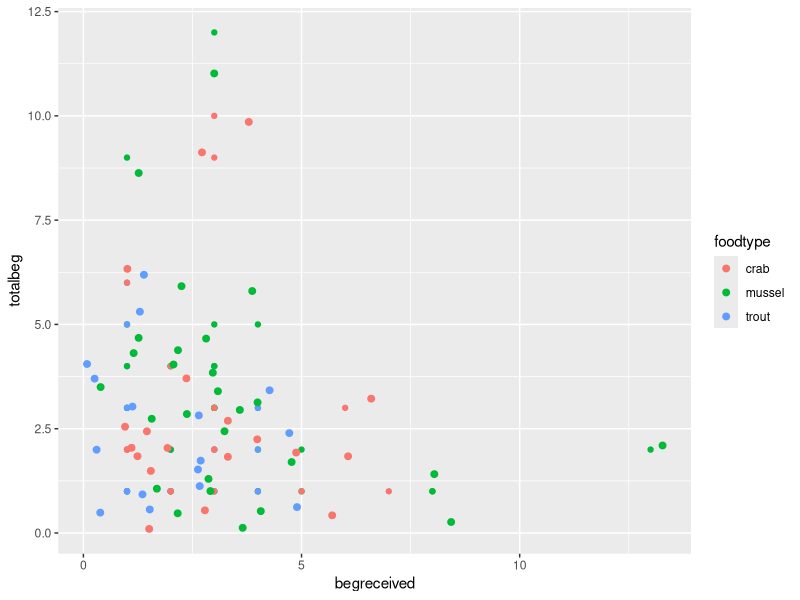
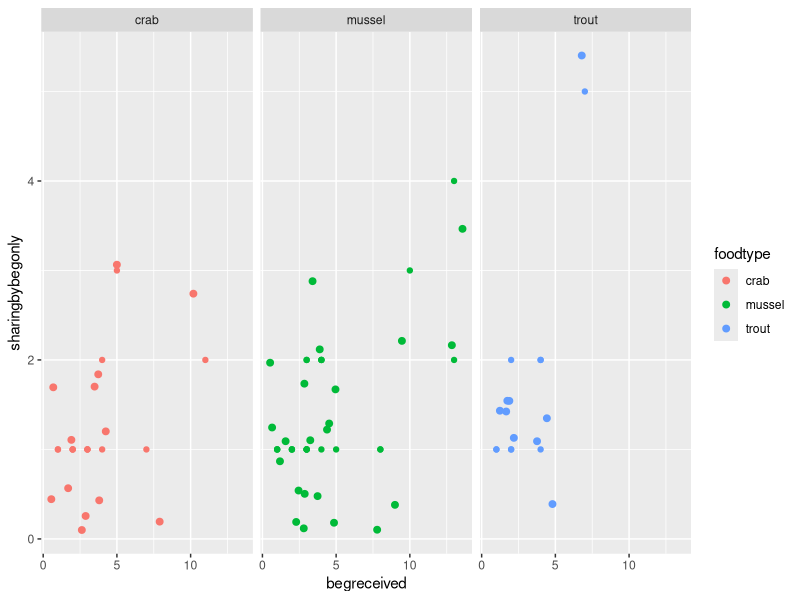

The R source for these figures, in order:
## ---- chunk 1
library(dplyr)
library(ggplot2)
## ---- chunk 2
otter_data <- read.csv("../data/Bowden-ParryOtterdata.csv")
## ---- chunk 3
begging <-   
  otter_data %>%
  filter(begreceived > 0, totalbeg > 0) %>% 
  select(foodtype, totalbeg, begreceived)

knitr::kable(head(begging))
## ---- chunk 4
ggplot(begging, aes(x = begreceived, y = totalbeg, color = foodtype)) +
  geom_point() +
  geom_jitter(size = 2, width = 1, height = 1)
  
## ---- chunk 5
sharing <- 
  otter_data %>% 
  filter(begreceived > 0, sharingbybegonly > 0) %>% 
  select(begreceived, sharingbybegonly, foodtype)

knitr::kable(head(sharing))
## ---- chunk 6
ggplot(sharing, aes(x = begreceived, y = sharingbybegonly, color = foodtype)) +
  geom_point() +
  geom_jitter(size = 2, width = 1, height = 1) +
  facet_wrap(~foodtype)
  
